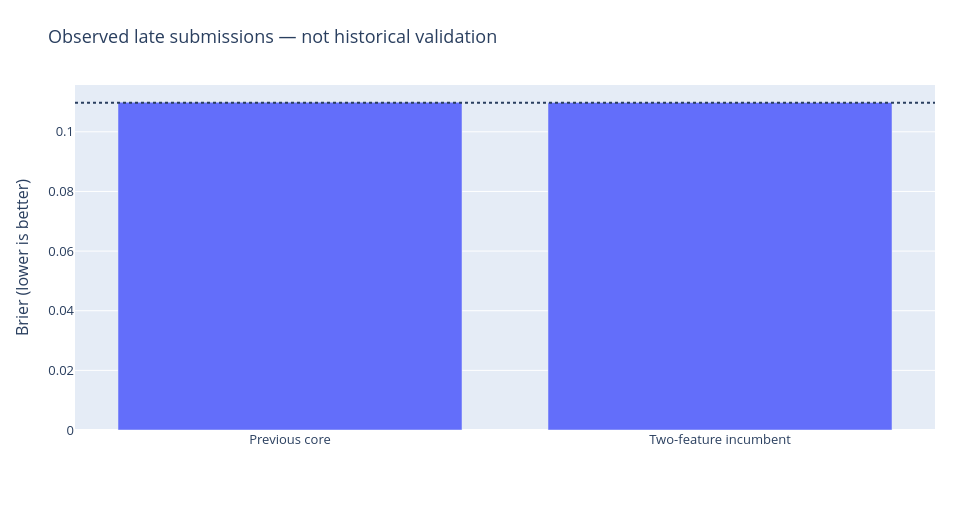

The code cell stored with this chart in its notebook:
### Markdown cell above
## 1. What has actually been scored?
The two-feature men’s incumbent achieved **0.1098691** in a late submission. The first-place author reports **0.1097454** over 126 games. This is a numerical reference, not a claim of original placement or exact score-scope equivalence. The margin challenger has no Kaggle score. These numbers must not be mixed with historical Brier.

### Code cell
s = e['scored']
display(pd.DataFrame([{'Incumbent improvement': s['previous']-s['incumbent'], 'Numerical gap to benchmark': s['incumbent']-s['published_benchmark']}]))
chart('scored', 'Observed late submissions — not historical validation', ['Previous core', 'Two-feature incumbent'], {'Brier': [s['previous'], s['incumbent']]}, 'Brier (lower is better)', s['published_benchmark'])

### Figure 1 — Plotly figure (JSON) as saved in the notebook; plotly's stock layout.template omitted (floating-point values rounded to 4 significant figures)
{"data": [{"name": "Brier", "type": "bar", "x": ["Previous core", "Two-feature incumbent"], "y": [0.1099, 0.1099]}], "layout": {"barmode": "group", "font": {"size": 13}, "height": 520, "legend": {"orientation": "h", "y": -0.23}, "margin": {"b": 90, "l": 75, "r": 25, "t": 85}, "shapes": [{"line": {"dash": "dot"}, "type": "line", "x0": 0, "x1": 1, "xref": "x domain", "y0": 0.1097, "y1": 0.1097, "yref": "y"}], "title": {"text": "Observed late submissions — not historical validation"}, "width": 960, "yaxis": {"title": {"text": "Brier (lower is better)"}}}}
